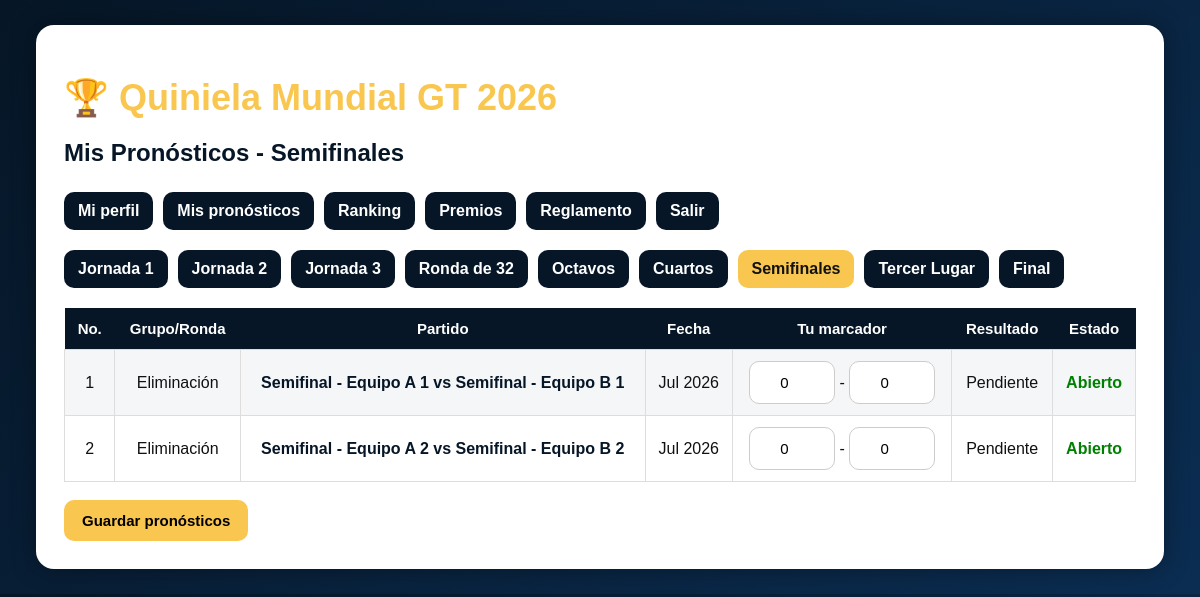
Screenshot of /pronosticos?etapa=Semifinales (signed in) with the database file from the repository.
### models.py (models this page shows)
class Partido(db.Model):
    __tablename__ = "partidos"
    id = db.Column(db.Integer, primary_key=True)
    etapa = db.Column(db.String(50))
    grupo = db.Column(db.String(50))
    numero = db.Column(db.Integer)
    equipo_local = db.Column(db.String(100))
    equipo_visitante = db.Column(db.String(100))
    fecha_texto = db.Column(db.String(100))
    fecha_hora = db.Column(db.DateTime)
    goles_local = db.Column(db.Integer)
    goles_visitante = db.Column(db.Integer)
    cerrado = db.Column(db.Boolean, default=False)

### app.py (the view, shortened to what this page needs)
@app.route("/pronosticos", methods=["GET", "POST"])
def pronosticos():
    usuario = usuario_actual()
    if not usuario:
        return redirect("/")
    etapa = request.args.get("etapa", "Jornada 1")
    partidos = Partido.query.filter_by(etapa=etapa).order_by(Partido.numero).all()
    etapas = [x[0] for x in db.session.query(Partido.etapa).distinct().all()]
    pronosticos_usuario = Pronostico.query.filter_by(usuario_id=usuario.id).all()
    pron_map = {p.partido_id: p for p in pronosticos_usuario}
    return render_template(
        "pronosticos.html",
        usuario=usuario,
        partidos=partidos,
        etapas=etapas,
        etapa=etapa,
        pron_map=pron_map
    )

### app.py (called while the page is built)
def usuario_actual():
    if "usuario_id" not in session:
        return None
    return Usuario.query.get(session["usuario_id"])

### templates/pronosticos.html (shortened to what this page needs)
<!DOCTYPE html>
<html>
<head>
    <link rel="stylesheet" href="{{ url_for('static', filename='css/style.css') }}">
</head>
<body>
<div class="container">
<div class="card">
<h1>🏆 Quiniela Mundial GT 2026</h1>
<h2>Mis Pronósticos - {{ etapa }}</h2>
<div class="nav">
    <a href="/dashboard">Mi perfil</a>
    <a href="/pronosticos">Mis pronósticos</a>
    <a href="/ranking">Ranking</a>
    <a href="/premios">Premios</a>
    <a href="/reglamento">Reglamento</a>
    <a href="/logout">Salir</a>
</div>
<div class="nav">
{% for e in etapas %}
    <a class="{% if e == etapa %}gold{% endif %}" href="/pronosticos?etapa={{ e }}">{{ e }}</a>
{% endfor %}
</div>
<form method="POST">
<table>
<tr><th>No.</th><th>Grupo/Ronda</th><th>Partido</th><th>Fecha</th><th>Tu marcador</th><th>Resultado</th><th>Estado</th></tr>
{% for p in partidos %}
{% set pron = pron_map.get(p.id) %}
<tr>
<td>{{ p.numero }}</td>
<td>{{ p.grupo }}</td>
<td class="match-name">{{ p.equipo_local }} vs {{ p.equipo_visitante }}</td>
<td>{{ p.fecha_texto or '-' }}</td>
<td>
{% if p.cerrado %}
    {{ pron.pron_local if pron else '-' }} - {{ pron.pron_visitante if pron else '-' }}
{% else %}
    <input class="score-input" type="number" min="0" name="local_{{ p.id }}" value="{{ pron.pron_local if pron else 0 }}"> -
    <input class="score-input" type="number" min="0" name="visita_{{ p.id }}" value="{{ pron.pron_visitante if pron else 0 }}">
{% endif %}
</td>
<td>{% if p.goles_local is not none %}{{ p.goles_local }} - {{ p.goles_visitante }}{% else %}Pendiente{% endif %}</td>
<td>{% if p.cerrado %}<span class="locked">Cerrado</span>{% else %}<span class="open">Abierto</span>{% endif %}</td>
</tr>
{% endfor %}
</table>
<br>
<button>Guardar pronósticos</button>
</form>
</div>
</div>
</body>
</html>

### static/css/style.css (style rules this page uses)
body { background: linear-gradient(135deg,#061626,#0b2d52); color:white; font-family: Arial, sans-serif; margin:0; }
.container { width:94%; margin:auto; padding:25px; }
.card { background:white; color:#111; padding:28px; border-radius:18px; box-shadow:0 0 25px rgba(0,0,0,.35); }
h1 { color:#f9c74f; font-size:36px; margin-bottom:10px; }
h2 { color:#061626; margin-bottom:25px; }
.nav { display:flex; flex-wrap:wrap; gap:10px; margin-bottom:20px; }
.nav a { background:#061626; color:white; padding:10px 14px; border-radius:10px; text-decoration:none; font-weight:bold; }
.nav a.gold { background:#f9c74f; color:#111; }
input { padding:12px; border-radius:10px; border:1px solid #ccc; color:#000; background:#fff; font-size:15px; }
button { background:#f9c74f; border:none; padding:12px 18px; border-radius:10px; cursor:pointer; font-weight:bold; font-size:15px; }
table { width:100%; border-collapse:collapse; margin-top:15px; }
th { background:#061626; color:white; padding:12px; font-size:15px; }
td { padding:11px; border:1px solid #ddd; text-align:center; }
tr:nth-child(even) { background:#f4f6f8; }
.match-name { font-weight:bold; color:#061626; }
.score-input { width:60px; text-align:center; }
.open { color:green; font-weight:bold; }

### rows the page displays
Partido: numero "1", grupo "Eliminación", equipo_local "Semifinal - Equipo A 1", equipo_visitante "Semifinal - Equipo B 1", fecha_texto "Jul 2026", pron_local "0", pron_visitante "0", shows "Pendiente", cerrado "Abierto"
Partido: numero "2", grupo "Eliminación", equipo_local "Semifinal - Equipo A 2", equipo_visitante "Semifinal - Equipo B 2", fecha_texto "Jul 2026", pron_local "0", pron_visitante "0", shows "Pendiente", cerrado "Abierto"

### other values shown
{{ etapa }} "Semifinales"
{{ e }} "Jornada 1" "Jornada 2" "Jornada 3" "Ronda de 32" "Octavos" "Cuartos" "Semifinales" "Tercer Lugar" "Final"
